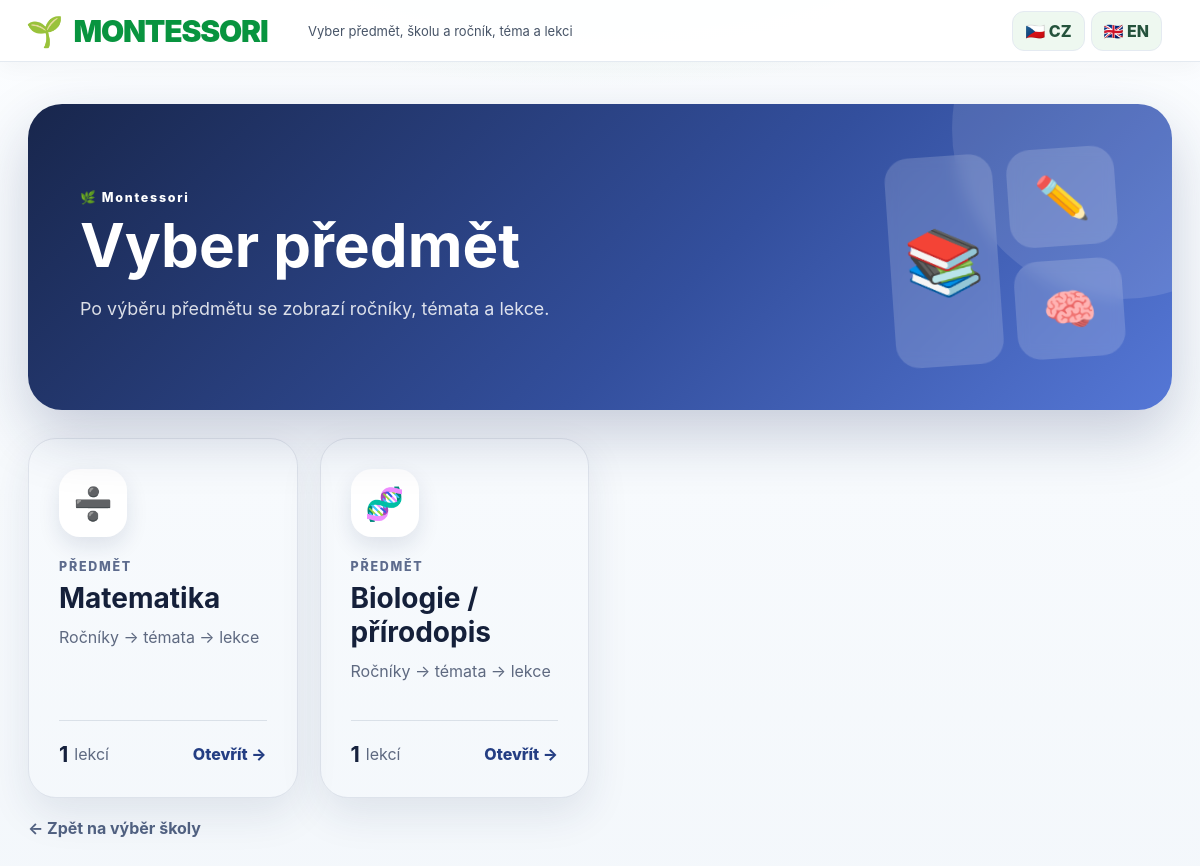
The app's page /school/montessori (signed in) with its own data.
### app.py (models this page shows)
class InteractiveLesson(db.Model):
    id = db.Column(db.Integer, primary_key=True)
    slug = db.Column(db.String(120), unique=True, nullable=False)
    subject = db.Column(db.String(40), nullable=False)
    school = db.Column(db.String(160), nullable=False)
    grade_name = db.Column(db.String(120), nullable=False)
    topic = db.Column(db.String(160), nullable=False)
    title = db.Column(db.String(220), nullable=False)
    description = db.Column(db.Text, default='')
    icon = db.Column(db.String(20), default='📘')
    package_dir = db.Column(db.String(255), nullable=False)
    is_published = db.Column(db.Boolean, default=True)
    imported_at = db.Column(db.DateTime, default=datetime.utcnow)

### app.py (the view)
@app.route('/school/<school_key>')
def school_catalog(school_key):
    r = require_login()
    if r: return r
    if school_key not in SCHOOL_META:
        return 'Neznámá škola', 404
    tree = interactive_hierarchy(True)
    school = tree[school_key]
    subjects = []
    for key in SUBJECT_ORDER:
        if key in school['subjects']:
            subj = school['subjects'][key]
            count = sum(len(items) for grade in subj['grades'].values() for items in grade['topics'].values())
            subjects.append({**subj, 'count': count})
    return render_template('school_catalog.html', course=course_from_lesson(None), lesson=None, school=school, subjects=subjects)

### app.py (called while the page is built)
def current_lang():
    lang = session.get('lang', 'cs')
    return lang if lang in ('cs','en') else 'cs'

def tr(value):
    if value is None: return ''
    return I18N.get(current_lang(), {}).get(str(value), str(value))

def strip_accents(s):
    return ''.join(c for c in unicodedata.normalize('NFD', str(s).lower()) if unicodedata.category(c) != 'Mn').strip()

def current_user():
    uid = session.get('uid')
    return db.session.get(User, uid) if uid else None

def require_login():
    if not current_user(): return redirect(url_for('login'))

def course_from_lesson(lesson):
    if lesson:
        sub = lesson.block.grade.subject
        return {'subject': sub.name, 'grade': lesson.block.grade.name, 'block': lesson.block.title, 'icon': sub.icon}
    return {'subject': 'Montessori', 'grade': '', 'block': '', 'icon': '🌱'}

@app.context_processor
def inject():
    u = current_user()
    last = None
    if u:
        res = Result.query.filter_by(user_id=u.id).order_by(Result.created_at.desc()).first()
        if res: last = {'lesson': res.lesson.title, 'percent': res.percent, 'grade': res.grade, 'score': res.score, 'total': res.total}
    return {'user': u, 'last_result': last, 'lang': current_lang(), 't': tr, 'language_locked': bool(session.get('language_locked'))}

def normalize_subject(value):
    value = strip_accents(value).replace(' ', '-')
    aliases = {
        'matematika': 'matematika', 'math': 'matematika',
        'informatika': 'informatika', 'ict': 'informatika',
        'biologie': 'biologie', 'biology': 'biologie', 'prirodopis': 'biologie',
        'zemepis': 'zemepis', 'geografie': 'zemepis', 'geography': 'zemepis',
        'fyzika': 'fyzika', 'physics': 'fyzika',
        'obcanska-nauka': 'obcanska', 'obcanska-vychova': 'obcanska', 'obcanka': 'obcanska', 'obcanska': 'obcanska',
        'cesky-jazyk': 'cesky-jazyk', 'cestina': 'cesky-jazyk', 'cesky': 'cesky-jazyk',
        'anglicky-jazyk': 'anglictina', 'anglictina': 'anglictina', 'english': 'anglictina',
        'dejepis': 'dejepis', 'history': 'dejepis'
    }
    return aliases.get(value, value)

def effective_school_key(lesson):
    text = strip_accents(' '.join([lesson.school or '', lesson.grade_name or '', lesson.topic or ''])).lower()
    if any(x in text for x in ('prakticka skola', 'pomocna skola', 'prs ', 'prs-', 'ps ', 'dvouleta', 'prakticka spolecna')):
        return 'ps'
    if 'montessori' in text:
        return 'montessori'
    return 'montessori'

### templates/school_catalog.html (shortened to what this page needs)
{% extends 'base.html' %}
{% block content %}
<main class="portal-shell">
  <section class="portal-hero">
    <div class="portal-copy"><span class="portal-kicker">{{ school.icon }} {{ school.name }}</span><h1>Vyber předmět</h1><p>Po výběru předmětu se zobrazí ročníky, témata a lekce.</p></div>
    <div class="portal-visual" aria-hidden="true"><span>📚</span><span>✏️</span><span>🧠</span></div>
  </section>
  <section class="subject-grid">
    {% for subject in subjects %}
      <a class="subject-tile" href="{{ url_for('school_subject_catalog', school_key=school.key, subject_key=subject.key) }}">
        <div class="subject-icon">{{ subject.icon }}</div>
        <div><span class="subject-label">PŘEDMĚT</span><h2>{{ subject.name }}</h2><p>Ročníky → témata → lekce</p></div>
        <div class="subject-foot"><b>{{ subject.count }}</b> lekcí <span>Otevřít →</span></div>
      </a>
    {% endfor %}
  </section>
  <p style="margin-top:20px"><a class="back-link" href="{{ url_for('portal') }}">← Zpět na výběr školy</a></p>
</main>
{% endblock %}

### templates/base.html (shortened to what this page needs)
<!doctype html>
<html lang="{{ lang }}">
<head>
  <link rel="stylesheet" href="{{ url_for('static', filename='css/style.css') }}">
</head>
<body{% if user and user.role == 'student' and lesson and lesson._id is defined %} data-focus-guard="1"{% endif %}>
<header class="topbar">
  <a class="brand brand-link" href="{{ url_for('portal') if user else url_for('login') }}"><div class="leaf">{{ course.icon }}</div><div class="brand-title">{{ course.subject|upper }}</div>{% if course.grade %}<span class="pill">{{ course.grade }}</span>{% endif %}</a>
  <div class="crumbs">{% if user and lesson %}{{ course.subject }} {{ course.grade }} <span>›</span> {{ lesson.block }} <span>›</span> <b>{{ lesson.title }}</b>{% elif user %}{{ t('Vyber předmět, školu a ročník, téma a lekci') }}{% else %}{{ t('Přihlášení') }}{% endif %}</div>
  <div class="lang-switch" style="display:flex;gap:6px;align-items:center;margin-left:auto;margin-right:12px">
    <a class="toplink" href="{{ url_for('set_language', lang='cs') }}" {% if lang=='cs' %}style="font-weight:800"{% endif %}>🇨🇿 CZ</a>
    <a class="toplink" href="{{ url_for('set_language', lang='en') }}" {% if lang=='en' %}style="font-weight:800"{% endif %}>🇬🇧 EN</a>
  </div>
</header>
{% block content %}{% endblock %}
</body>
</html>

### static/css/style.css (style rules this page uses)
:root { --green:#08943f;--green2:#16a34a;--green3:#eaf8ef;--blue:#0b72ef; --navy:#071a2d;--navy2:#0a2a45;--text:#101828;--muted:#667085; --line:#e4eaf1;--line2:#edf1f6;--bg:#f5f8fb;--card:#fff; --shadow:0 18px 46px rgba(15,23,42,.075);--soft:0 8px 22px rgba(15,23,42,.045); }
* { box-sizing:border-box }
html { scroll-behavior:smooth }
body { margin:0;font-family:Inter,Segoe UI,Arial,sans-serif;color:var(--text);background:#f5f8fb;background-image:radial-gradient(700px 240px at 50% -80px,rgba(34,197,94,.11),transparent 70%),linear-gradient(180deg,#fbfdff,#f3f7fb) }
.topbar { height:62px;background:rgba(255,255,255,.96);border-bottom:1px solid var(--line);display:flex;align-items:center;gap:22px;padding:0 26px;position:sticky;top:0;z-index:30;box-shadow:0 6px 22px rgba(15,23,42,.035) }
.brand { display:flex;align-items:center;gap:10px;min-width:290px }
.leaf { font-size:30px }
.brand-title { font-size:30px;line-height:1;color:var(--green);font-weight:950;letter-spacing:-.04em }
.crumbs { font-size:13px;color:#475467;flex:1;white-space:nowrap;overflow:hidden;text-overflow:ellipsis }
@media (max-width:1350px) { .brand { min-width:260px } }
.toplink { border:1px solid var(--line);border-radius:10px;padding:8px 10px;text-decoration:none;color:#344054;font-weight:850;background:#fff }
.toplink { background:#eef8f0;border-radius:12px;padding:9px 12px;text-decoration:none;color:#24523c;font-weight:800 }
.brand-link { text-decoration:none;color:inherit }
.portal-shell,.catalog-shell { max-width:1240px;margin:0 auto;padding:42px 28px 70px }
.portal-hero { position:relative;overflow:hidden;display:flex;align-items:center;justify-content:space-between;gap:36px;padding:48px 52px;border-radius:34px;background:linear-gradient(135deg,#18264c,#334f9d 58%,#5577d6);color:#fff;box-shadow:0 24px 60px rgba(21,39,89,.22) }
.portal-hero:after { content:"";position:absolute;width:340px;height:340px;border-radius:50%;right:-120px;top:-145px;background:rgba(255,255,255,.11) }
.portal-copy { position:relative;z-index:1;max-width:760px }
.portal-kicker,.subject-label,.catalog-title p,.grade-card-head span { display:block;font-size:.78rem;font-weight:850;letter-spacing:.14em }
.portal-copy h1 { font-size:clamp(2.2rem,5vw,4.6rem);line-height:1.02;margin:10px 0 18px }
.portal-copy p { font-size:1.12rem;line-height:1.65;color:rgba(255,255,255,.84);margin:0 }
.portal-visual { position:relative;z-index:1;min-width:230px;display:grid;grid-template-columns:repeat(2,1fr);gap:14px;transform:rotate(-4deg) }
.portal-visual span { display:grid;place-items:center;height:98px;border-radius:24px;background:rgba(255,255,255,.16);font-size:2.7rem;backdrop-filter:blur(8px) }
.portal-visual span:first-child { grid-row:span 2;height:210px;font-size:4rem }
.subject-grid { display:grid;grid-template-columns:repeat(4,1fr);gap:22px;margin-top:28px }
.subject-tile { min-height:360px;display:flex;flex-direction:column;gap:22px;padding:30px;border-radius:28px;text-decoration:none;color:#15203a;border:1px solid rgba(24,44,86,.1);box-shadow:0 16px 42px rgba(30,50,90,.10);transition:.22s ease }
.subject-icon { display:grid;place-items:center;width:68px;height:68px;border-radius:21px;background:#fff;font-size:2rem;box-shadow:0 9px 22px rgba(20,40,80,.11) }
.subject-label { color:#5d6b8d }
.subject-tile h2 { font-size:1.75rem;margin:7px 0 10px }
.subject-tile p { line-height:1.6;color:#5e6980;margin:0 }
.subject-foot { margin-top:auto;padding-top:20px;border-top:1px solid rgba(30,50,90,.12);display:flex;align-items:center;gap:6px;color:#5e6980 }
.subject-foot b { font-size:1.35rem;color:#16213d }
.subject-foot span { margin-left:auto;font-weight:800;color:#243e83 }
.back-link { display:inline-block;margin-bottom:24px;text-decoration:none;color:#506080;font-weight:750 }

### records on screen
InteractiveLesson: subject "MONTESSORI", name "Montessori"
InteractiveLesson: icon "➗", name "Matematika", count "1"

### other values on screen
{{ course.icon }} "🌱"
{{ t('Vyber předmět, školu a ročník, téma a lekci') }} "Vyber předmět, školu a ročník, téma a lekci"
{{ school.icon }} "🌿"
{{ subject.icon }} "🧬"
{{ subject.name }} "Biologie / přírodopis"
{{ subject.count }} "1"
